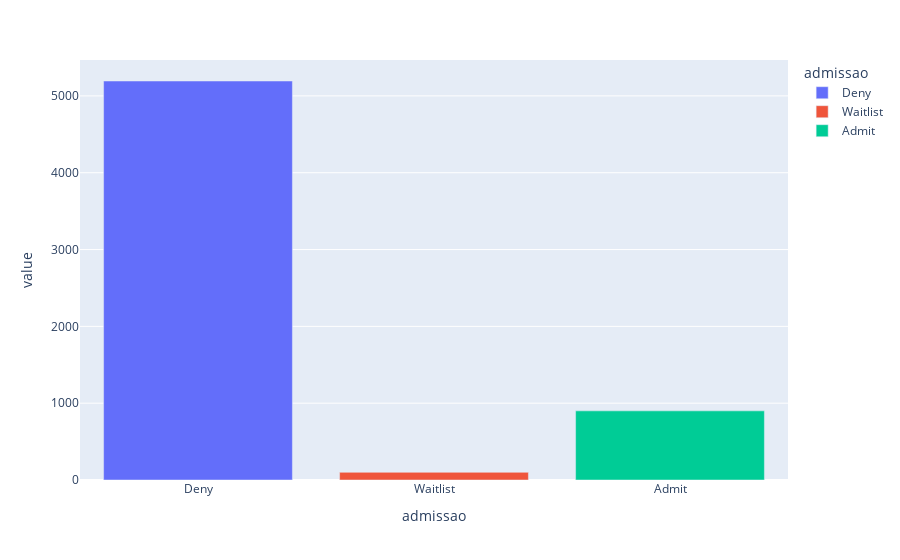

Notebook cell for this chart:
### Code cell
# Distribuição da variavel
px.bar(contagem_target, color=contagem_target.index, category_orders={"admissao": lista_admissao})

### Figure 1 — Plotly figure (JSON) as saved in the notebook; plotly's stock layout.template omitted (floating-point values rounded to 4 significant figures)
{"data": [{"alignmentgroup": "True", "hovertemplate": "admissao=%{x}<br>value=%{y}<extra></extra>", "legendgroup": "Deny", "marker": {"color": "#636efa", "pattern": {"shape": ""}}, "name": "Deny", "offsetgroup": "Deny", "orientation": "v", "showlegend": true, "textposition": "auto", "type": "bar", "x": ["Deny"], "xaxis": "x", "y": [5194], "yaxis": "y"}, {"alignmentgroup": "True", "hovertemplate": "admissao=%{x}<br>value=%{y}<extra></extra>", "legendgroup": "Waitlist", "marker": {"color": "#EF553B", "pattern": {"shape": ""}}, "name": "Waitlist", "offsetgroup": "Waitlist", "orientation": "v", "showlegend": true, "textposition": "auto", "type": "bar", "x": ["Waitlist"], "xaxis": "x", "y": [100], "yaxis": "y"}, {"alignmentgroup": "True", "hovertemplate": "admissao=%{x}<br>value=%{y}<extra></extra>", "legendgroup": "Admit", "marker": {"color": "#00cc96", "pattern": {"shape": ""}}, "name": "Admit", "offsetgroup": "Admit", "orientation": "v", "showlegend": true, "textposition": "auto", "type": "bar", "x": ["Admit"], "xaxis": "x", "y": [900], "yaxis": "y"}], "layout": {"barmode": "relative", "legend": {"title": {"text": "admissao"}, "tracegroupgap": 0}, "margin": {"t": 60}, "xaxis": {"anchor": "y", "categoryarray": ["Deny", "Waitlist", "Admit"], "categoryorder": "array", "domain": [0, 1], "title": {"text": "admissao"}}, "yaxis": {"anchor": "x", "domain": [0, 1], "title": {"text": "value"}}}}
